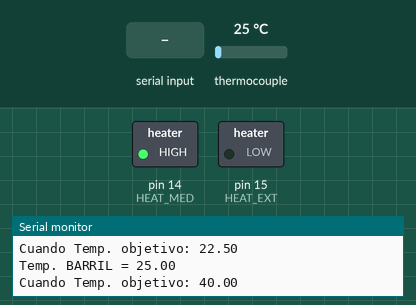
The sketch below on a simulated Arduino Uno, built with avr-gcc and run on an emulated ATmega328P. Parts: switched loads named in the sketch (green lamp = pin HIGH), the last lines printed to the serial monitor. Inputs (shaded band) come from the test bench; at power-on: thermocouple 25 °C.

Above: at 2.8 s.
2.9 s: "1" received over Serial
At 5.3 s:
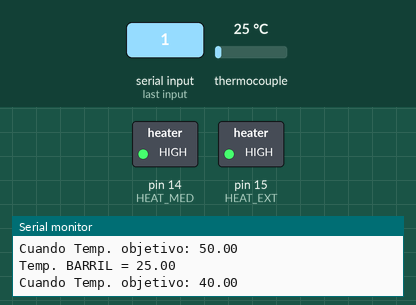
5.9 s: "0" received over Serial
7.4 s: thermocouple set to 75 °C
At 8.3 s:
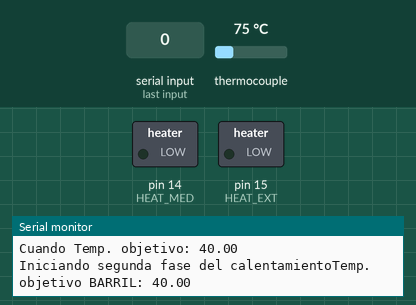
8.9 s: thermocouple set to 6 °C
At 9.5 s:
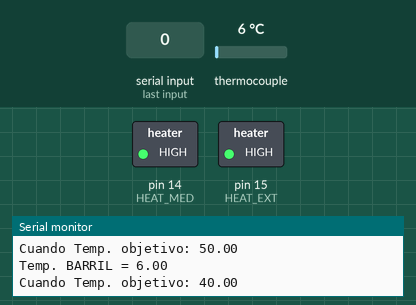
10.4 s: "2" received over Serial
11.9 s: thermocouple set to 9 °C
Timing chart, 0 to 14.9 s (numbered marks = the images above; inputs shaded):
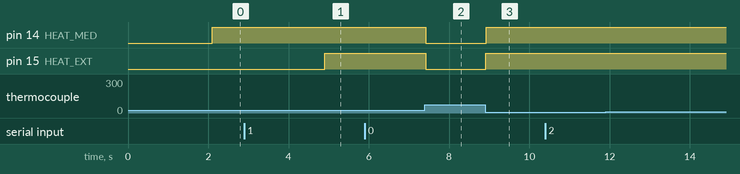

Measured:
- after the input at 2.9 s, pin 15 (HEAT_EXT): LOW → HIGH after 2.0 s
- after the input at 7.4 s, pin 14 (HEAT_MED), pin 15 (HEAT_EXT): HIGH → LOW at once
- after the input at 8.9 s, pin 14 (HEAT_MED), pin 15 (HEAT_EXT): LOW → HIGH at once

The sketch:

MainTemp.ino
```cpp
#include <Adafruit_MAX31865.h>
#include "PID_v1.h"

// Use software SPI: CS, DI, DO, CLK
Adafruit_MAX31865 pt_ext = Adafruit_MAX31865(8, 11, 12, 13);
Adafruit_MAX31865 pt_med = Adafruit_MAX31865(9, 11, 12, 13);

#define HEAT_EXT  15
#define HEAT_MED  14

long measureTime;
int state = 0;

void setup()
{
  //HEATING RESISTORS
  pinMode(HEAT_EXT, OUTPUT);
  pinMode(HEAT_MED, OUTPUT);

  Serial.begin(115200);
  Serial.println("PROGRAMA TEMPERATURA");

  pt_ext.begin(MAX31865_3WIRE);
  pt_med.begin(MAX31865_3WIRE);
}


void loop()
{
  StateMachine();
}
```

Serial.ino
```cpp
bool m_rep = false;

void menu()
{
  if (!m_rep)
  {
    Serial.print(F("\n\tMENU PRUEBA DE PROGRAMA DE TEMPERATURA"));

    switch (state)
    {
      case 0:
        Serial.print(F("\n\t1 - INICIAR"));
        break;

      case 1:
        Serial.print(F("\n\t0 - FINALIZAR"));
        break;

      default:
        break;
    }
    Serial.println();
    Serial.print(F("\n\nPulse tecla + INTRO\n"));
    Serial.flush();
    m_rep = true;
  }
}

void leerSerial()
{
  if (Serial.available())
  {
    char desireState = Serial.read();

    switch (desireState)
    {
      case '0':
        if (state == 1)
        {
          Serial.print(F("\n\nOpción escogida: FINALIZAR\n"));
          state = 0;
          m_rep = false;
        }
        else{
          Serial.print(F("\n\nEstado deseado incorrecto\n"));
        }
        break;

      case '1':
        if (state == 0)
        {
          Serial.print(F("\n\nOpción escogida: INICIAR\n"));
          state = 1;
          m_rep = false;
        }
        else{
          Serial.print(F("\n\nEstado deseado incorrecto\n"));
        }
        break;

      default:
        Serial.print(F("\n\nEstado deseado incorrecto\n"));
        break;
    }
  }
}
```

State_Machine.ino
```cpp
void State_Stop ();
void State_Run();

bool enM_rep = false;
bool disM_rep = false;

void StateMachine ()
{
    switch (state)
    {
      case 0:         //Estado: inicio
        State_Stop();
        break;

      case 1:         //Estado: comprobación
        State_Run();
        break;

      default:
        break;
    }
}

void State_Stop()
{
  if (!disM_rep)
  {
    Serial.print(F("\n\tDesactivando control de temperatura..."));
    delay(2000);
    tempInjUnitDIS();
    disM_rep = true;
  }
  temperatureControl();
  menu();
  leerSerial();
}

void State_Run()
{
  if (!enM_rep)
  {
      Serial.print(F("\n\tActivando control de temperatura..."));
      delay(2000);
      tempInjUnit1_EN();
      enM_rep = true;
  }

  temperatureControl();
  menu();
  leerSerial();
}
```

Temp.ino
```cpp
#define RREF      430.0
#define RNOMINAL  100.0
#define timeMeasureInterval   250

bool TempPhase2 = false;

unsigned long lastMeasure;

double Setpoint_PText, Input_PText, Output_PText;
double Setpoint_PTmed, Input_PTmed, Output_PTmed;

double Kp1=10, Ki1=5, Kd1=1;
double Kp2=10, Ki2=5, Kd2=1;

PID PText_PID(&Input_PText, &Output_PText, &Setpoint_PText, Kp1, Ki1, Kd1, DIRECT);
PID PTmed_PID(&Input_PTmed, &Output_PTmed, &Setpoint_PTmed, Kp2, Ki2, Kd2, DIRECT);


void tempInjUnit1_EN()
{
  PText_PID.SetMode(AUTOMATIC);

  Setpoint_PText = 50;

  Serial.print(F("\n\nTemp. objetivo EXTRUSOR: "));Serial.println(Setpoint_PText);
}

void tempInjUnit2_EN()
{
  PTmed_PID.SetMode(AUTOMATIC);

  Setpoint_PTmed = 40;

  Serial.print(F("Temp. objetivo BARRIL: "));Serial.println(Setpoint_PTmed);
}

void tempInjUnitDIS()
{
  Setpoint_PText = 22.5;
  Setpoint_PTmed = 22.5;

  Serial.print(F("\n\nTemp. objetivo EXTRUSOR: "));Serial.print(Setpoint_PText);
  Serial.print(F("\n\nTemp. objetivo BARRIL: "));Serial.println(Setpoint_PTmed);
  Serial.println();

  PText_PID.SetMode(AUTOMATIC);
  PTmed_PID.SetMode(AUTOMATIC);

  TempPhase2 == false;
}

void temperatureControl()
{
  Input_PText = pt_ext.temperature(RNOMINAL, RREF);
  PText_PID.Compute();
  digitalWrite(HEAT_EXT, Output_PText);

  Input_PTmed = pt_med.temperature(RNOMINAL, RREF);
  PTmed_PID.Compute();
  digitalWrite(HEAT_MED, Output_PTmed);

  if (millis() - lastMeasure > timeMeasureInterval)
  {
    Serial.print("Temp. EXTRUSOR = "); Serial.println(Input_PText);
    Serial.print(F("\n\nCuando Temp. objetivo: "));Serial.println(Setpoint_PText);

    Serial.print("Temp. BARRIL = "); Serial.println(Input_PTmed);
    Serial.print(F("\n\nCuando Temp. objetivo: "));Serial.println(Setpoint_PTmed);

    if ((Input_PText > (Setpoint_PText * 0.75)) && TempPhase2 == false)
    {
      Serial.print("Iniciando segunda fase del calentamiento");
      tempInjUnit2_EN();
      TempPhase2 == true;
    }

    Serial.println();
    lastMeasure = millis();
  }
}
```
